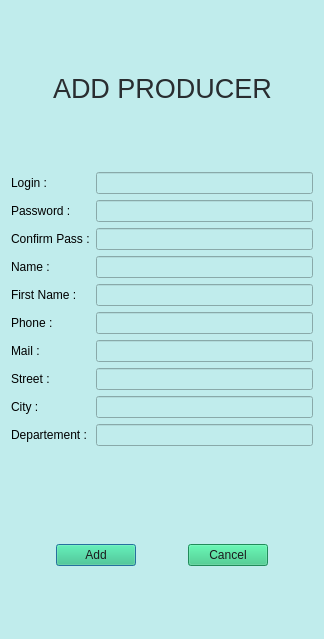
<?xml version="1.0" encoding="UTF-8"?>
<ui version="4.0">
 <class>DialogAddProducer</class>
 <widget class="QDialog" name="DialogAddProducer">
  <property name="geometry">
   <rect>
    <x>0</x>
    <y>0</y>
    <width>324</width>
    <height>639</height>
   </rect>
  </property>
  <property name="windowTitle">
   <string>Dialog</string>
  </property>
  <property name="styleSheet">
   <string notr="true">background-color: #c0ecec;color : black;</string>
  </property>
  <layout class="QVBoxLayout" name="verticalLayout">
   <item>
    <spacer name="verticalSpacer">
     <property name="orientation">
      <enum>Qt::Vertical</enum>
     </property>
     <property name="sizeHint" stdset="0">
      <size>
       <width>20</width>
       <height>40</height>
      </size>
     </property>
    </spacer>
   </item>
   <item>
    <layout class="QHBoxLayout" name="horizontalLayout">
     <item>
      <spacer name="horizontalSpacer_2">
       <property name="orientation">
        <enum>Qt::Horizontal</enum>
       </property>
       <property name="sizeHint" stdset="0">
        <size>
         <width>40</width>
         <height>20</height>
        </size>
       </property>
      </spacer>
     </item>
     <item>
      <widget class="QLabel" name="labelAdd">
       <property name="font">
        <font>
         <pointsize>20</pointsize>
        </font>
       </property>
       <property name="toolTip">
        <string/>
       </property>
       <property name="styleSheet">
        <string notr="true">color: rgb(41, 45, 48);</string>
       </property>
       <property name="text">
        <string>ADD PRODUCER</string>
       </property>
      </widget>
     </item>
     <item>
      <spacer name="horizontalSpacer">
       <property name="orientation">
        <enum>Qt::Horizontal</enum>
       </property>
       <property name="sizeHint" stdset="0">
        <size>
         <width>40</width>
         <height>20</height>
        </size>
       </property>
      </spacer>
     </item>
    </layout>
   </item>
   <item>
    <spacer name="verticalSpacer_2">
     <property name="orientation">
      <enum>Qt::Vertical</enum>
     </property>
     <property name="sizeHint" stdset="0">
      <size>
       <width>20</width>
       <height>40</height>
      </size>
     </property>
    </spacer>
   </item>
   <item>
    <layout class="QFormLayout" name="formLayout">
     <item row="0" column="0">
      <widget class="QLabel" name="label">
       <property name="text">
        <string>Login :</string>
       </property>
      </widget>
     </item>
     <item row="3" column="0">
      <widget class="QLabel" name="label_2">
       <property name="text">
        <string>Name :</string>
       </property>
      </widget>
     </item>
     <item row="4" column="0">
      <widget class="QLabel" name="label_3">
       <property name="text">
        <string>First Name : </string>
       </property>
      </widget>
     </item>
     <item row="5" column="0">
      <widget class="QLabel" name="label_4">
       <property name="text">
        <string>Phone :</string>
       </property>
      </widget>
     </item>
     <item row="6" column="0">
      <widget class="QLabel" name="label_5">
       <property name="text">
        <string>Mail :</string>
       </property>
      </widget>
     </item>
     <item row="7" column="0">
      <widget class="QLabel" name="label_6">
       <property name="text">
        <string>Street :</string>
       </property>
      </widget>
     </item>
     <item row="0" column="1">
      <widget class="QLineEdit" name="lineEditLoginAddAdmin"/>
     </item>
     <item row="3" column="1">
      <widget class="QLineEdit" name="lineEditNameAddAdmin"/>
     </item>
     <item row="4" column="1">
      <widget class="QLineEdit" name="lineEditFNameAddAdmin"/>
     </item>
     <item row="5" column="1">
      <widget class="QLineEdit" name="lineEditPhoneAddAdmin"/>
     </item>
     <item row="6" column="1">
      <widget class="QLineEdit" name="lineEditMailAddAdmin"/>
     </item>
     <item row="7" column="1">
      <widget class="QLineEdit" name="lineEditStreetAddAdmin"/>
     </item>
     <item row="8" column="0">
      <widget class="QLabel" name="label_7">
       <property name="text">
        <string>City :</string>
       </property>
      </widget>
     </item>
     <item row="9" column="0">
      <widget class="QLabel" name="label_8">
       <property name="text">
        <string>Departement :</string>
       </property>
      </widget>
     </item>
     <item row="8" column="1">
      <widget class="QLineEdit" name="lineEditCityAddAdmin"/>
     </item>
     <item row="9" column="1">
      <widget class="QLineEdit" name="lineEditDepartementAddAdmin"/>
     </item>
     <item row="1" column="0">
      <widget class="QLabel" name="label_9">
       <property name="text">
        <string>Password :</string>
       </property>
      </widget>
     </item>
     <item row="1" column="1">
      <widget class="QLineEdit" name="lineEditPassAddAdmin">
       <property name="echoMode">
        <enum>QLineEdit::Password</enum>
       </property>
      </widget>
     </item>
     <item row="2" column="0">
      <widget class="QLabel" name="label_10">
       <property name="text">
        <string>Confirm Pass :</string>
       </property>
      </widget>
     </item>
     <item row="2" column="1">
      <widget class="QLineEdit" name="lineEditConfirmPassAddAdmin">
       <property name="echoMode">
        <enum>QLineEdit::Password</enum>
       </property>
      </widget>
     </item>
    </layout>
   </item>
   <item>
    <layout class="QHBoxLayout" name="horizontalLayout_3">
     <item>
      <spacer name="horizontalSpacer_6">
       <property name="orientation">
        <enum>Qt::Horizontal</enum>
       </property>
       <property name="sizeHint" stdset="0">
        <size>
         <width>40</width>
         <height>20</height>
        </size>
       </property>
      </spacer>
     </item>
     <item>
      <widget class="QLabel" name="labelError">
       <property name="font">
        <font>
         <pointsize>16</pointsize>
         <bold>true</bold>
        </font>
       </property>
       <property name="styleSheet">
        <string notr="true">color: rgb(255, 0, 0);</string>
       </property>
       <property name="text">
        <string/>
       </property>
      </widget>
     </item>
     <item>
      <spacer name="horizontalSpacer_7">
       <property name="orientation">
        <enum>Qt::Horizontal</enum>
       </property>
       <property name="sizeHint" stdset="0">
        <size>
         <width>40</width>
         <height>20</height>
        </size>
       </property>
      </spacer>
     </item>
    </layout>
   </item>
   <item>
    <spacer name="verticalSpacer_3">
     <property name="orientation">
      <enum>Qt::Vertical</enum>
     </property>
     <property name="sizeHint" stdset="0">
      <size>
       <width>20</width>
       <height>40</height>
      </size>
     </property>
    </spacer>
   </item>
   <item>
    <layout class="QHBoxLayout" name="horizontalLayout_2">
     <item>
      <spacer name="horizontalSpacer_4">
       <property name="orientation">
        <enum>Qt::Horizontal</enum>
       </property>
       <property name="sizeHint" stdset="0">
        <size>
         <width>40</width>
         <height>20</height>
        </size>
       </property>
      </spacer>
     </item>
     <item>
      <widget class="QPushButton" name="pushButtonAddAdministrator">
       <property name="styleSheet">
        <string notr="true">background-color: rgb(46, 194, 126);
color: rgb(27, 27, 29);</string>
       </property>
       <property name="text">
        <string>Add</string>
       </property>
      </widget>
     </item>
     <item>
      <spacer name="horizontalSpacer_3">
       <property name="orientation">
        <enum>Qt::Horizontal</enum>
       </property>
       <property name="sizeHint" stdset="0">
        <size>
         <width>40</width>
         <height>20</height>
        </size>
       </property>
      </spacer>
     </item>
     <item>
      <widget class="QPushButton" name="pushButtonCancelAddAdministrator">
       <property name="styleSheet">
        <string notr="true">background-color: rgb(46, 194, 126);
color: rgb(27, 27, 29);</string>
       </property>
       <property name="text">
        <string>Cancel</string>
       </property>
      </widget>
     </item>
     <item>
      <spacer name="horizontalSpacer_5">
       <property name="orientation">
        <enum>Qt::Horizontal</enum>
       </property>
       <property name="sizeHint" stdset="0">
        <size>
         <width>40</width>
         <height>20</height>
        </size>
       </property>
      </spacer>
     </item>
    </layout>
   </item>
   <item>
    <spacer name="verticalSpacer_4">
     <property name="orientation">
      <enum>Qt::Vertical</enum>
     </property>
     <property name="sizeHint" stdset="0">
      <size>
       <width>20</width>
       <height>40</height>
      </size>
     </property>
    </spacer>
   </item>
  </layout>
 </widget>
 <resources/>
 <connections/>
</ui>
